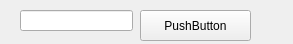
<?xml version="1.0" encoding="UTF-8"?>
<ui version="4.0">
 <class>ChannelTester</class>
 <widget class="QWidget" name="ChannelTester">
  <property name="geometry">
   <rect>
    <x>0</x>
    <y>0</y>
    <width>293</width>
    <height>44</height>
   </rect>
  </property>
  <property name="windowTitle">
   <string>Form</string>
  </property>
  <widget class="QPushButton" name="m_addDelButton">
   <property name="geometry">
    <rect>
     <x>140</x>
     <y>10</y>
     <width>111</width>
     <height>31</height>
    </rect>
   </property>
   <property name="text">
    <string>PushButton</string>
   </property>
  </widget>
  <widget class="QLineEdit" name="m_toAdd">
   <property name="geometry">
    <rect>
     <x>20</x>
     <y>10</y>
     <width>113</width>
     <height>21</height>
    </rect>
   </property>
  </widget>
 </widget>
 <resources/>
 <connections/>
</ui>
